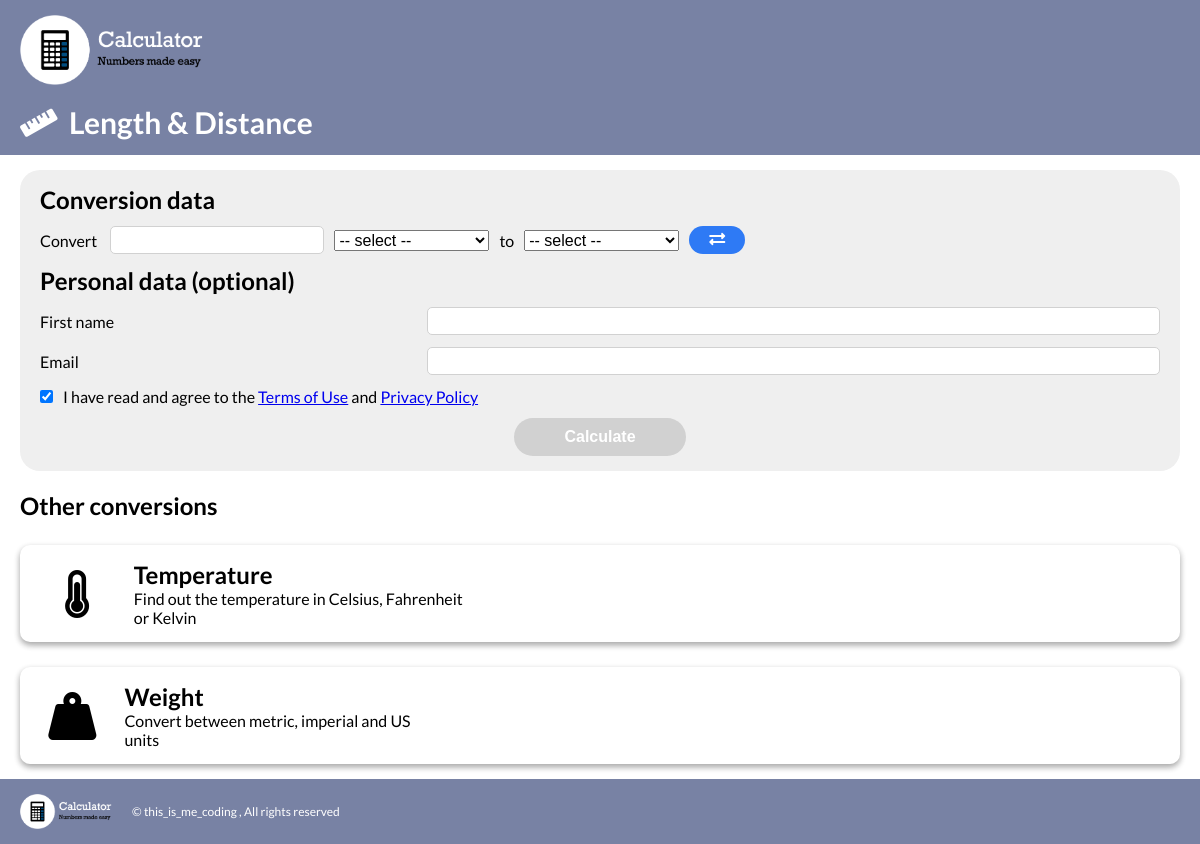
Page /index.php?type=length on the committed database.
### tables this page shows
CREATE TABLE `types` (
  `type_unique_id` int(11) NOT NULL,
  `type_full_name` varchar(50) NOT NULL,
  `type_tile_description` varchar(255) NOT NULL,
  `type_site` varchar(50) NOT NULL,
  `type_icon` varchar(50) NOT NULL
);

### index.php (the view, shortened to what this page needs)
<?php
    include_once('header.php');
?>
<main class="big_box_flex">
    <div class="size_box_flex flex-dir-col">
        <?php
        if(str_contains($_SERVER['REQUEST_URI'], "index.php")){
            if(isset($_GET["type"]) && in_array($_GET["type"], $array)) {
            ?>
            <form action="results.php" method="POST" class="flexbox flex-dir-col">
            <h2>Conversion data</h2>
            <div class="flexbox form_convert_question">
                Convert&nbsp;
                <input type="number" name="start_value" id="start_value" step="any" onkeyup="start_func()">
                <select name="first_select" id="first_select" required onchange="select_1()">
                <option value="" selected disabled>-- select --</option>
                </select>
                to
                <select name="second_select" id="second_select" required onchange="select_2()">
                <option value="" selected disabled>-- select --</option>
                </select>
                <button type="button" class="exchange_values" onclick="swap_select()"><i class="fas fa-exchange-alt"></i></button>
            </div>
            <?php include_once('form_routine_questions.php'); ?>
            <button type="submit" id="submit_form" disabled>Calculate</button>
            </form>
            <?php }
                if(
                    (str_contains($_SERVER['REQUEST_URI'], "index.php")
                    && str_contains($_SERVER['REQUEST_URI'], "?type=".!in_array($_GET["type"], $array)))
                    ||
                    (str_contains($_SERVER['REQUEST_URI'], "index.php")
                    && !str_contains($_SERVER['REQUEST_URI'], "?"))
                    ) {
                        include_once('tiles_collection.php');
                    }
            }
            ?>
    </div>
</main>
<?php include_once('footer.php'); ?>

### header.php (shortened to what this page needs)
<?php
    $servername = "localhost";
    $server_username = "root";
    $server_password = "";
    $server_dbname = "calculator_4T_06";
    $conn = mysqli_connect($servername, $server_username, $server_password, $server_dbname);
?>
<!DOCTYPE html>
<html lang="en">
<head>
    <link rel="stylesheet" href="https://cdnjs.cloudflare.com/ajax/libs/font-awesome/5.15.4/css/all.min.css" />
    <link rel="stylesheet" href="style.css" type="text/css">
</head>
<body onload="active_tile()">
    <header class="big_box_flex navbar">
        <div class="size_box_flex">
            <a href="index.php"><img class="logo logo_header" src="logo.png"></a>
            <?php
                if (str_contains($_SERVER['REQUEST_URI'], "index.php")){
                    $query = "SELECT type_site FROM types;";
                    $result = mysqli_query($conn, $query);
                    while ($row = mysqli_fetch_array($result)){
                        $array[] = $row["type_site"];
                    }
                    if(isset($_GET["type"]) && in_array($_GET["type"], $array)) {
                        $query = "SELECT type_full_name, type_tile_description, type_site, type_icon FROM types WHERE type_site=\"".$_GET["type"]."\";";
                        $result = mysqli_query($conn, $query);
                        while ($row = mysqli_fetch_array($result)){
                        ?>
                        <h2><i class="<?php echo $row["type_icon"]; ?>"></i>&nbsp;&nbsp;<?php echo $row["type_full_name"]; ?></h2>
                        <?php }
                    } else if(isset($_GET["type"]) && !in_array($_GET["type"], $array))  {
                        ?>
                        <h2>Error</h2>
                        <?php
                    }
                }
            ?>
        </div>
    </header>

### tiles_collection.php
<div class="tiles_collection">
        <?php
        if (str_contains($_SERVER['REQUEST_URI'], "index.php")){
            $query = "SELECT type_site FROM types;";
            $result = mysqli_query($conn, $query);
            while ($row = mysqli_fetch_array($result)){
                $array[] = $row["type_site"];
            }
            if(isset($_GET["type"]) && in_array($_GET["type"], $array)) {
                ?>
                <h2 class="collection_title"> <?php
                echo "Other conversions";
                ?>
                </h2><?php
            }
        }
        ?>
    <?php
        $query = "SELECT type_full_name, type_tile_description, type_site, type_icon FROM types;";
        $result = mysqli_query($conn, $query);
        while ($row = mysqli_fetch_array($result)){
    ?>
    <a class="tile-link <?php echo $row["type_site"]."_tile"; ?>" href="<?php echo "index.php?type=".$row["type_site"]; ?>">
        <div class="tile">
            <i class="<?php echo $row["type_icon"]; ?>"></i>
            <div>
                <h2><?php echo $row["type_full_name"]; ?></h2>
                <h4><?php echo $row["type_tile_description"]; ?></h4>
            </div>
        </div>
    </a>
    <?php } ?>
</div>

### style.css (style rules this page uses)
* { margin: 0; padding: 0; word-wrap: break-word; }
body { font-size: 16px; font-family: 'Lato', sans-serif; }
img, .navbar a { height: inherit; }
h4 { font-weight: 400; }
.flexbox { display: flex; justify-content: center; align-items: center; }
.flex-dir-col { flex-direction: column; }
.big_box_flex { display: flex; justify-content: center; align-items: center; padding: 15px 20px; gap: 20px 0; }
.size_box_flex { display: flex; justify-content: space-between; align-items: center; width: 1200px; height: inherit; gap: 20px 0; }
.navbar { height: 70px; background: #7882A4; color: #fff; font-size: 20px; }
.navbar > div { justify-content: flex-start; gap: 35px; }
main { text-align: justify; }
.tiles_collection { width: 100%; display: flex; justify-content: space-around; align-items: stretch; flex-wrap: wrap; gap: 25px 0; }
.tiles_collection>.collection_title { width: 100%; text-align: center; }
.tile-link { display: flex; justify-content: flex-start; width: calc(30% - 15px); background: #fff; padding: 15px; border-radius: 10px; box-shadow: rgba(0, 0, 0, 0.16) 0px 3px 6px, rgba(0, 0, 0, 0.23) 0px 3px 6px; text-decoration: none; color: inherit; align-items: center; }
.tile { display: flex; justify-content: space-between; align-items: center; gap:15px; }
.tile>i { font-size: 48px; display: flex; justify-content: center; width: 20%; }
.tile>div { width: 80%; text-align: left; display: flex; align-items: flex-start; flex-direction: column; }
form { width: 55%; gap: 12px; background-color: #EFEFEF; border-radius: 20px; padding: 15px 20px; }
form>*:not(button) { width: 100%; }
form>div.flexbox { justify-content: space-between; }
.flexbox.form_convert_question { flex-wrap: wrap; justify-content: flex-start; gap: 10px; }
.form_convert_question>input[type=number] { width: 130px; }
.form_convert_question>select { width: 155px; }
form input:not([type=checkbox]) { width: 65%; height: inherit; }
input { border: 1px solid #D1D1D1; border-radius: 5px; font-size: inherit; padding: 4px 6px; }
select { font-size: 16px; }
button[type=submit], .button_go_back { font-size: 16px; padding: 10px 50px; background-color: #2E7AF5; color: #fff; font-weight: 700; border: none; outline: none; border-radius: 20px; cursor: pointer; }
button[type=submit]:disabled { background-color: #D1D1D1; cursor: not-allowed; }
.exchange_values { font-size: 16px; padding: 5px 20px; color: #fff; background-color: #2E7AF5; border-radius: 20px; border: none; outline: none; cursor: pointer; }
@media screen and (max-width: 1200px) { .navbar { height: auto; } }
@media screen and (max-width: 1200px) { .navbar > div { flex-direction: column; align-items: flex-start; gap: 15px; } }
@media screen and (max-width: 1200px) { .logo_header { height: 70px; } }
@media screen and (max-width: 1200px) { form { width: calc(100% - 40px); } }
@media screen and (max-width: 1200px) { input { font-size: 16px; } }
@media screen and (max-width: 1200px) { .form_convert_question>input[type=number] { width: 200px; } }
@media screen and (max-width: 1200px) { .tile-link { width: 100%; } }
@media screen and (max-width: 1200px) { .tiles_collection>.collection_title { text-align: left; } }

### rows in the picture
types: type_full_name "Length & Distance"
types: type_full_name "Temperature", type_tile_description "Find out the temperature in Celsius, Fahrenheit or Kelvin"
types: type_full_name "Weight", type_tile_description "Convert between metric, imperial and US units"
